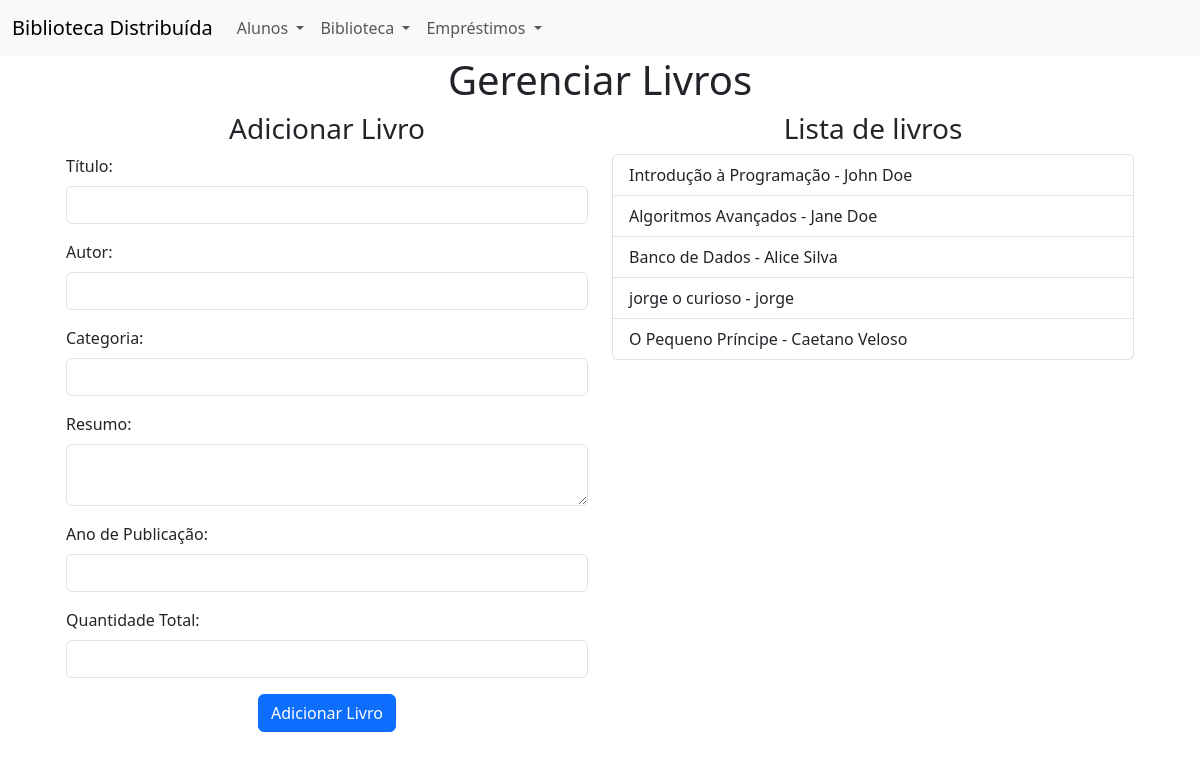
The page /livros on the database its author committed.
### models.py (models this page shows)
class Livro(db.Model):
    id = db.Column(db.Integer, primary_key=True)
    titulo = db.Column(db.String(100), nullable=False)
    autor = db.Column(db.String(100), nullable=False)
    categoria = db.Column(db.String(50))
    resumo = db.Column(db.Text)
    ano_publicacao = db.Column(db.Integer)
    qt_total = db.Column(db.Integer)
    qt_emprestada = db.Column(db.Integer)

### views.py (the view)
@app.route('/livros', methods=['GET', 'POST'])
def livros():
    return controller.gerenciar_livros()

### controller.py (called while the page is built, shortened)
def gerenciar_livros():
    livros = Livro.query.all()
    return render_template('livros.html', livros=livros, active_page='livros')

### templates/livros.html (shortened to what this page needs)
{% extends "index.html" %}
{% block content %}
<div class="container">
    <p class="h1 text-center">Gerenciar Livros</p>
    <div class="container">
        <div class="row">
            <div class="col">
                <p class="h3 text-center">Adicionar Livro</p>
            <form action="{{ url_for('livros') }}" method="POST">
                <div class="mb-3">
                    <label for="title" class="form-label">Título:</label>
                    <input type="text" class="form-control" id="title" aria-describedby="emailHelp">
                  </div>
                <div class="mb-3">
                    <label for="autor" class="form-label">Autor:</label>
                    <input class="form-control" type="text" id="autor" name="autor" required>
                </div>
                <div class="mb-3">
                    <label for="categoria" class="form-label">Categoria:</label>
                    <input class="form-control" type="text" id="categoria" name="categoria" required>
                </div>
                <div class="mb-3">
                    <label for="resumo" class="form-label">Resumo:</label>
                    <textarea class="form-control" id="resumo" name="resumo" required></textarea>
                </div>
                <div class="mb-3">
                    <label for="ano_publicacao" class="form-label">Ano de Publicação:</label>
                    <input class="form-control" type="number" id="ano_publicacao" name="ano_publicacao" required>
                </div>
                <div class="mb-3">
                    <label for="qt_total" class="form-label">Quantidade Total:</label>
                    <input class="form-control" type="number" id="qt_total" name="qt_total" required>
                </div>
                <div class="d-grid">
                    <button class="btn btn-primary mb-3 mx-auto" type="submit">Adicionar Livro</button>
                </div>
            </form>
        </div>
            <div class="col">
                <p class="h3 text-center">Lista de livros</p>
                <ul class="list-group">
                {% for livro in livros %}
                <li class="list-group-item">{{ livro.titulo }} - {{ livro.autor }}</li>
                {% endfor %}
        </ul>
        </div>
        </div>
    </div>
</div>
{% endblock %}

### rows shown on the page
Livro: titulo "Introdução à Programação", autor "John Doe"
Livro: titulo "Algoritmos Avançados", autor "Jane Doe"
Livro: titulo "Banco de Dados", autor "Alice Silva"
Livro: titulo "jorge o curioso", autor "jorge"
Livro: titulo "O Pequeno Príncipe", autor "Caetano Veloso"
